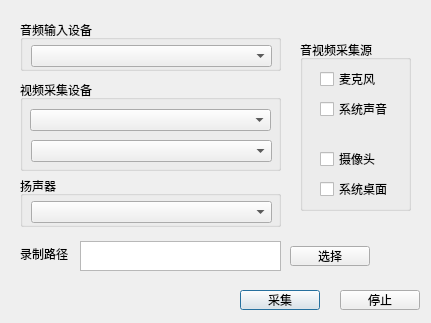
<?xml version="1.0" encoding="UTF-8"?>
<ui version="4.0">
 <class>DevicesDialog</class>
 <widget class="QDialog" name="DevicesDialog">
  <property name="geometry">
   <rect>
    <x>0</x>
    <y>0</y>
    <width>431</width>
    <height>323</height>
   </rect>
  </property>
  <property name="windowTitle">
   <string>Dialog</string>
  </property>
  <widget class="QGroupBox" name="groupBox">
   <property name="geometry">
    <rect>
     <x>20</x>
     <y>20</y>
     <width>261</width>
     <height>51</height>
    </rect>
   </property>
   <property name="title">
    <string>音频输入设备</string>
   </property>
   <widget class="QComboBox" name="comboBox_Audio">
    <property name="geometry">
     <rect>
      <x>11</x>
      <y>25</y>
      <width>241</width>
      <height>22</height>
     </rect>
    </property>
   </widget>
  </widget>
  <widget class="QGroupBox" name="groupBox_2">
   <property name="geometry">
    <rect>
     <x>20</x>
     <y>80</y>
     <width>261</width>
     <height>91</height>
    </rect>
   </property>
   <property name="title">
    <string>视频采集设备</string>
   </property>
   <widget class="QComboBox" name="comboBox_Video">
    <property name="geometry">
     <rect>
      <x>10</x>
      <y>29</y>
      <width>241</width>
      <height>22</height>
     </rect>
    </property>
   </widget>
   <widget class="QComboBox" name="comboBox_VideoProp">
    <property name="geometry">
     <rect>
      <x>11</x>
      <y>60</y>
      <width>241</width>
      <height>22</height>
     </rect>
    </property>
   </widget>
  </widget>
  <widget class="QPushButton" name="pushButton_Start">
   <property name="geometry">
    <rect>
     <x>240</x>
     <y>290</y>
     <width>80</width>
     <height>20</height>
    </rect>
   </property>
   <property name="text">
    <string>采集</string>
   </property>
  </widget>
  <widget class="QPushButton" name="pushButton_Stop">
   <property name="geometry">
    <rect>
     <x>340</x>
     <y>290</y>
     <width>80</width>
     <height>20</height>
    </rect>
   </property>
   <property name="text">
    <string>停止</string>
   </property>
  </widget>
  <widget class="QLabel" name="label">
   <property name="geometry">
    <rect>
     <x>20</x>
     <y>248</y>
     <width>66</width>
     <height>12</height>
    </rect>
   </property>
   <property name="text">
    <string>录制路径</string>
   </property>
  </widget>
  <widget class="QTextBrowser" name="textBrowser_FilePath">
   <property name="geometry">
    <rect>
     <x>80</x>
     <y>241</y>
     <width>201</width>
     <height>30</height>
    </rect>
   </property>
  </widget>
  <widget class="QPushButton" name="pushButton_Dir">
   <property name="geometry">
    <rect>
     <x>290</x>
     <y>246</y>
     <width>80</width>
     <height>20</height>
    </rect>
   </property>
   <property name="text">
    <string>选择</string>
   </property>
  </widget>
  <widget class="QGroupBox" name="groupBox_4">
   <property name="geometry">
    <rect>
     <x>300</x>
     <y>40</y>
     <width>111</width>
     <height>171</height>
    </rect>
   </property>
   <property name="title">
    <string>音视频采集源</string>
   </property>
   <widget class="QCheckBox" name="checkBox_Audio">
    <property name="geometry">
     <rect>
      <x>20</x>
      <y>30</y>
      <width>73</width>
      <height>18</height>
     </rect>
    </property>
    <property name="text">
     <string>麦克风</string>
    </property>
   </widget>
   <widget class="QCheckBox" name="checkBox_AudioSystem">
    <property name="geometry">
     <rect>
      <x>20</x>
      <y>60</y>
      <width>73</width>
      <height>18</height>
     </rect>
    </property>
    <property name="text">
     <string>系统声音</string>
    </property>
   </widget>
   <widget class="QCheckBox" name="checkBox_VideoDesktop">
    <property name="geometry">
     <rect>
      <x>20</x>
      <y>140</y>
      <width>73</width>
      <height>18</height>
     </rect>
    </property>
    <property name="text">
     <string>系统桌面</string>
    </property>
   </widget>
   <widget class="QCheckBox" name="checkBox_Video">
    <property name="geometry">
     <rect>
      <x>20</x>
      <y>110</y>
      <width>73</width>
      <height>18</height>
     </rect>
    </property>
    <property name="text">
     <string>摄像头</string>
    </property>
   </widget>
  </widget>
  <widget class="QGroupBox" name="groupBox_3">
   <property name="geometry">
    <rect>
     <x>20</x>
     <y>176</y>
     <width>261</width>
     <height>51</height>
    </rect>
   </property>
   <property name="title">
    <string>扬声器</string>
   </property>
   <widget class="QComboBox" name="comboBox_AudioSpeaker">
    <property name="geometry">
     <rect>
      <x>11</x>
      <y>25</y>
      <width>241</width>
      <height>22</height>
     </rect>
    </property>
   </widget>
  </widget>
 </widget>
 <resources/>
 <connections/>
</ui>
